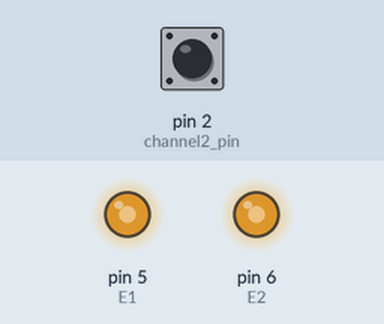
Recording of a sketch running on a simulated Arduino Uno, built with avr-gcc and run on an emulated ATmega328P. On the bench: output pins drawn as LEDs (lit = HIGH). The inputs (shaded band) are chosen by the test bench; at power-on: pin 2 (channel2_pin) LOW. What the sketch prints to the serial monitor is not drawn.

Above: at 1.2 s.
1.3 s: pin 2 (channel2_pin) pulsed HIGH 5 times (0.12 s each, 0.3 s apart)
At 3.0 s:
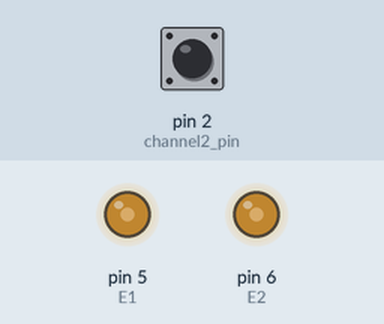
Timing chart, 0 to 4.5 s (numbered marks = the images above; inputs shaded):
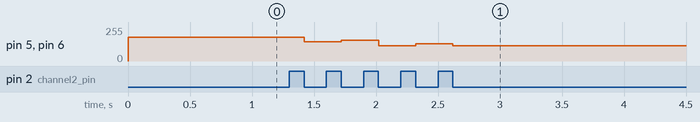

Measured:
- after the input at 1.3 s, pin 5 (E1), pin 6 (E2): 177/255 → 144/255 after 0.12 s, → 154/255 0.30 s later, → 116/255 0.30 s later, → 130/255 0.30 s later, … (5 changes in this stretch)

The sketch:

RC_Shape_Shifting_Car.ino
```cpp
/*
  300007_RC_Shape_Shifting_Car for Controls
  Created by Jason Swee, April 05, 2018.
*/

#include "Arduino.h"
#define channel1_pin 1
#define channel2_pin 2
#define max_speed 240
#define E1 5 //M1 speed control
#define M1 4 //M1 Directional control
#define E2 6 //M2 speed control
#define M2 7 //M2 Directional control

volatile int pwm_value1 = 0;
volatile int prev_time1 = 0;
volatile int pwm_value2 = 0;
volatile int prev_time2 = 0;

int c1 =0;//Left right
int c2 =0;//Left right

int power =0;
int left_power=0;
int right_power=0;


unsigned long last_print_time = 0;

void setup()
{
  Serial.begin(9600);
  // when pin D2 goes high, call the rising function
  pinMode(channel1_pin, INPUT);
  pinMode(channel2_pin, INPUT);
  attachInterrupt(digitalPinToInterrupt(channel1_pin), rising1, RISING);
  attachInterrupt(digitalPinToInterrupt(channel2_pin), rising2, RISING);
}

void loop()
{
  print_status(1000);
  remap();
  translator();
}
void remap()
{
  c1 = map(pwm_value1,1100,1900,100,0);//Left Right
  c2 = map(pwm_value2,1050,1900,100,-100);//Forward Reverse
}
void translator()
{
  int forward_threshold_pc = 45;
  power = max_speed * abs(c2)/100;

  left_power = power;
  right_power = power;
  if(c1<=forward_threshold_pc) //Turn left
  {
    c1 = map(c1,0,45,0,100);
    left_power = power * c1/100; //Slow down left
  }
  else if(c1 <= (100 - forward_threshold_pc)) //turn right
  {
    c1 = map((c1-50),0,45,0,100);
    right_power = power * c1/100;//Slow down right
  }


  if(c2>0) //Forward
  {
    digitalWrite(M1,HIGH);
    digitalWrite(M2,LOW);
  }
  else
  {
    digitalWrite(M1,LOW);
    digitalWrite(M2,HIGH);
  }

  analogWrite(E1,left_power);
  analogWrite(E2,right_power);
}
void rising1()
{
  attachInterrupt(digitalPinToInterrupt(channel1_pin), falling1, FALLING);
  prev_time1 = micros();
}
void rising2()
{
  attachInterrupt(digitalPinToInterrupt(channel2_pin), falling2, FALLING);
  prev_time2 = micros();
}
void falling1()
{
  attachInterrupt(digitalPinToInterrupt(channel1_pin), rising1, RISING);
  pwm_value1 = micros()-prev_time1;
}
void falling2()
{
  attachInterrupt(digitalPinToInterrupt(channel2_pin), rising2, RISING);
  pwm_value2 = micros()-prev_time2;
}
void print_status(int print_every_x_millis)
{
  if(millis()- last_print_time >= print_every_x_millis)
  {
    Serial.print("C1 PWM(LR): ");
    Serial.print(pwm_value1);

    Serial.print("  Calibrated 1: ");
    Serial.print(c1);

    Serial.print("     C2 PWM(LR): ");
    Serial.print(pwm_value2);

    Serial.print("  Calibrated 2: ");
    Serial.print(c2);

    Serial.print("  Power left: ");
    Serial.print(left_power);

    Serial.print("  Power right: ");
    Serial.print(right_power);

    last_print_time = millis();
    Serial.print("      Time:");
    Serial.println(last_print_time/1000);
  }
}
```
